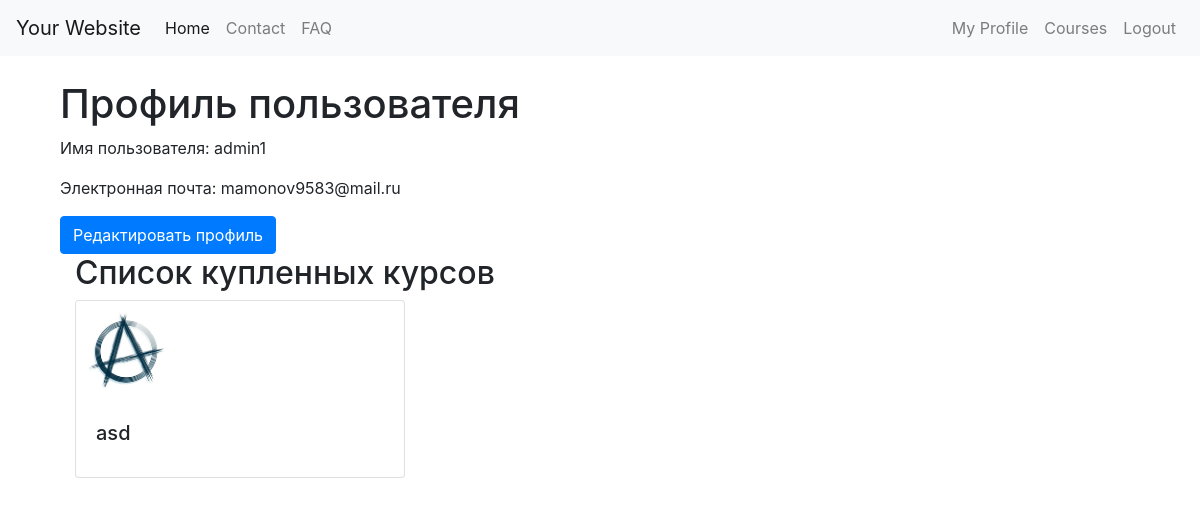
The page /user/profile.php (signed in) on the database its author committed.
### tables this page shows
CREATE TABLE `users` (
  `id` int(11) NOT NULL,
  `username` varchar(50) NOT NULL,
  `email` varchar(100) NOT NULL,
  `password` varchar(255) NOT NULL,
  `role` enum('admin','user','blocked') DEFAULT 'user',
  `registration_date` timestamp NOT NULL DEFAULT current_timestamp()
);

CREATE TABLE `courses` (
  `id` int(11) NOT NULL,
  `title` varchar(255) NOT NULL,
  `description` text DEFAULT NULL,
  `instructor` varchar(100) NOT NULL,
  `price` decimal(10,2) NOT NULL DEFAULT 0.00,
  `creation_date` timestamp NOT NULL DEFAULT current_timestamp(),
  `status` enum('active','inactive') DEFAULT 'active',
  `photo` varchar(255) DEFAULT NULL
);

### user/profile.php (the view, shortened to what this page needs)
<?php
include('../includes/config.php');
$user_id = $_SESSION['user_id'];
$stmt = $pdo->prepare("SELECT * FROM users WHERE id = ?");
$stmt->execute([$user_id]);
$user = $stmt->fetch(PDO::FETCH_ASSOC);
$stmt = $pdo->prepare("SELECT courses.title, courses.photo FROM enrollments JOIN courses ON enrollments.course_id = courses.id WHERE enrollments.user_id = ?");
$stmt->execute([$user_id]);
$enrolled_courses = $stmt->fetchAll(PDO::FETCH_ASSOC);
?>
<!DOCTYPE html>
<html lang="ru">
<head>
    <link rel="stylesheet" href="https://stackpath.bootstrapcdn.com/bootstrap/4.5.2/css/bootstrap.min.css">
</head>
<body>
    <?php include('../includes/header.php'); ?>
    <div class="container">
        <h1>Профиль пользователя</h1>
        <p>Имя пользователя: <?= $user['username'] ?></p>
        <p>Электронная почта: <?= $user['email'] ?></p>
        <a href="edit_user.php" class="btn btn-primary">Редактировать профиль</a>
        <div class="container">
            <h2>Список купленных курсов</h2>
            <div class="row">
                <?php foreach ($enrolled_courses as $course): ?>
                    <div class="col-md-4 mb-4">
                        <div class="card">
                            <img src="<?php echo $course['photo']; ?>" class="card-img-top" alt="<?php echo $course['title']; ?>">
                            <div class="card-body">
                                <h5 class="card-title"><?php echo $course['title']; ?></h5>
                            </div>
                        </div>
                    </div>
                <?php endforeach; ?>
            </div>
        </div>
    </div>
</body>
</html>

### css/style.css (style rules this page uses)
.card-img-top { max-width: 100px; min-height: 100px; }

### rows shown on the page
users: username "admin1", email "mamonov9583@mail.ru"
courses: photo (picture), title "asd"
